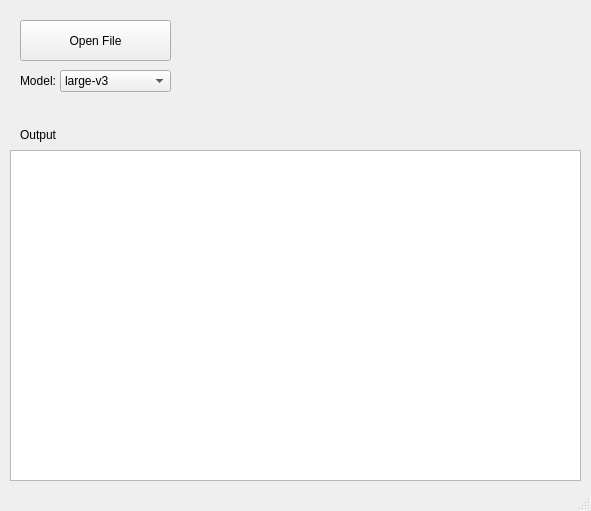
<?xml version="1.0" encoding="UTF-8"?>
<ui version="4.0">
 <class>EasyWhisperUI</class>
 <widget class="QMainWindow" name="EasyWhisperUI">
  <property name="geometry">
   <rect>
    <x>0</x>
    <y>0</y>
    <width>591</width>
    <height>511</height>
   </rect>
  </property>
  <property name="windowTitle">
   <string>MainWindow</string>
  </property>
  <widget class="QWidget" name="centralwidget">
   <widget class="QPushButton" name="openFile">
    <property name="geometry">
     <rect>
      <x>20</x>
      <y>20</y>
      <width>151</width>
      <height>41</height>
     </rect>
    </property>
    <property name="text">
     <string>Open File</string>
    </property>
   </widget>
   <widget class="QPlainTextEdit" name="console">
    <property name="geometry">
     <rect>
      <x>10</x>
      <y>150</y>
      <width>571</width>
      <height>331</height>
     </rect>
    </property>
   </widget>
   <widget class="QComboBox" name="model">
    <property name="geometry">
     <rect>
      <x>60</x>
      <y>70</y>
      <width>111</width>
      <height>22</height>
     </rect>
    </property>
    <item>
     <property name="text">
      <string>large-v3</string>
     </property>
    </item>
    <item>
     <property name="text">
      <string>large-v3-turbo</string>
     </property>
    </item>
    <item>
     <property name="text">
      <string>medium</string>
     </property>
    </item>
    <item>
     <property name="text">
      <string>medium.en</string>
     </property>
    </item>
    <item>
     <property name="text">
      <string>small</string>
     </property>
    </item>
    <item>
     <property name="text">
      <string>small.en</string>
     </property>
    </item>
    <item>
     <property name="text">
      <string>tiny</string>
     </property>
    </item>
    <item>
     <property name="text">
      <string>tiny.en</string>
     </property>
    </item>
    <item>
     <property name="text">
      <string>base</string>
     </property>
    </item>
   </widget>
   <widget class="QLabel" name="modeltext">
    <property name="geometry">
     <rect>
      <x>20</x>
      <y>70</y>
      <width>37</width>
      <height>21</height>
     </rect>
    </property>
    <property name="text">
     <string>Model:</string>
    </property>
   </widget>
   <widget class="QLabel" name="label">
    <property name="geometry">
     <rect>
      <x>20</x>
      <y>119</y>
      <width>37</width>
      <height>31</height>
     </rect>
    </property>
    <property name="text">
     <string>Output:</string>
    </property>
   </widget>
  </widget>
  <widget class="QMenuBar" name="menubar">
   <property name="geometry">
    <rect>
     <x>0</x>
     <y>0</y>
     <width>591</width>
     <height>17</height>
    </rect>
   </property>
  </widget>
  <widget class="QStatusBar" name="statusbar"/>
 </widget>
 <resources/>
 <connections/>
</ui>
